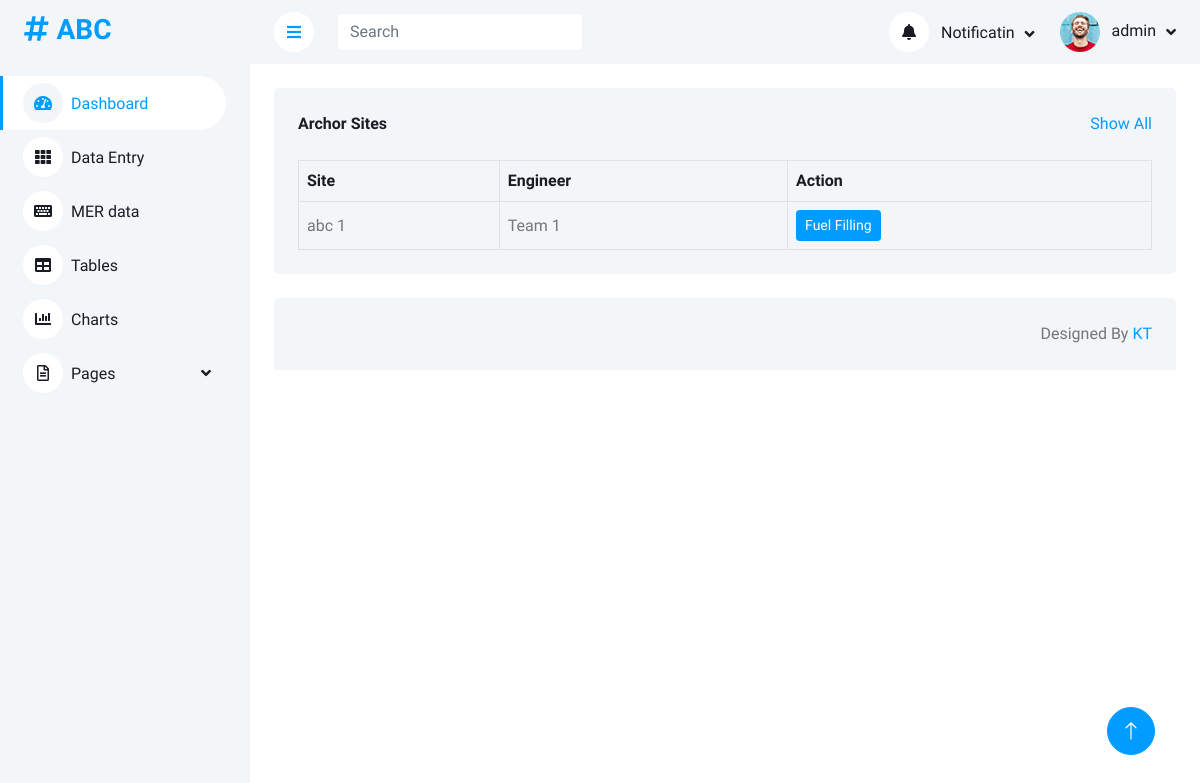
The app's page /data_entry/ (signed in), older data.
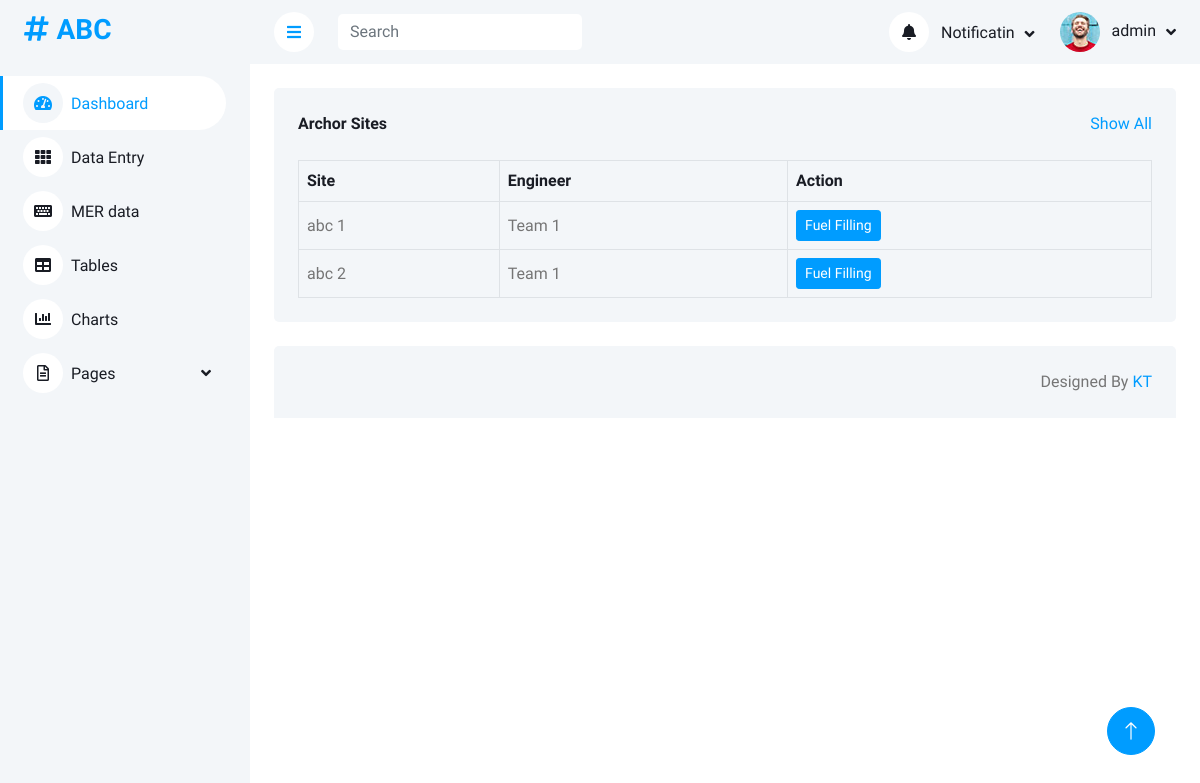
The same page, newer data.
### myapp/models.py (models this page shows, shortened)
class anchor_site(models.Model):
    site_id = models.CharField(max_length=255, blank=True, null=True)
    region = models.CharField(max_length=255, blank=True, null=True)
    township = models.CharField(max_length=255, blank=True, null=True)
    generator = models.ForeignKey(generator, on_delete=models.CASCADE)
    engineer = models.ForeignKey(team, on_delete=models.CASCADE)
    created_at = models.DateTimeField(auto_now_add=True)
    updated_at = models.DateTimeField(auto_now=True)

class team(models.Model):
    team_name = models.CharField(max_length=255)
    leader = models.ForeignKey(User, on_delete=models.CASCADE)
    created_at = models.DateTimeField(auto_now_add=True)
    updated_at = models.DateTimeField(auto_now=True)
    def __str__(self):
        return self.team_name

### myapp/views.py (the view, shortened to what this page needs)
# urls.py: path('data_entry/', data_entry.as_view(), name='data_entry'),
class data_entry(View):
    def get(self, request):
        gp = engineer_group.objects.get(team_member=request.user)
        archor = anchor_site.objects.filter(engineer=gp.team_name)
        context = {'archor':archor}
        return render(request, 'data_entry.html', context)

### templates/data_entry.html (shortened to what this page needs)
{% extends 'base.html' %}
{% load static %}
{% block content %}
<div class="container-fluid pt-4 px-4">
    <div class="bg-light text-center rounded p-4">
        <div class="d-flex align-items-center justify-content-between mb-4">
            <h6 class="mb-0">Archor Sites</h6>
            <a href="">Show All</a>
        </div>
        <div class="table-responsive">
            <table class="table text-start align-middle table-bordered table-hover mb-0">
                <thead>
                    <tr class="text-dark">
                        <th scope="col">Site</th>
                        <th scope="col">Engineer</th>
                        <th scope="col">Action</th>
                    </tr>
                </thead>
                <tbody id="dataentryArchorTbl">
                    {% for i in archor %}
                    <tr>
                        <td>{{i.site_id}}</td>
                        <td>{{i.engineer}}</td>
                        <td>
                            <a class="btn btn-sm btn-primary" data-bs-toggle="modal" data-bs-target="#fuelFillForm-{{i.id}}">Fuel
                                Filling</a>
                        </td>
                    </tr>
                    {% endfor %}
                </tbody>
            </table>
        </div>
    </div>
</div>
{% endblock content %}

### templates/base.html (shortened to what this page needs)
{% load static %}
<!DOCTYPE html>
<html lang="en">
<head>
    <link href="https://cdnjs.cloudflare.com/ajax/libs/font-awesome/5.10.0/css/all.min.css" rel="stylesheet">
    <link href="https://cdn.jsdelivr.net/npm/bootstrap-icons@1.4.1/font/bootstrap-icons.css" rel="stylesheet">
    <link href="{% static 'lib/owlcarousel/assets/owl.carousel.min.css' %}" rel="stylesheet">
    <link href="{% static 'lib/tempusdominus/css/tempusdominus-bootstrap-4.min.css' %}" rel="stylesheet" />
    <link href="{% static 'css/bootstrap.min.css' %}" rel="stylesheet">
    <link href="{% static 'css/style.css' %}" rel="stylesheet">
     <link rel="stylesheet" href="{% static 'DataTables/dataTables.bootstrap5.css' %}">
</head>
<body>
    <div class="container-xxl position-relative bg-white d-flex p-0">
        <div class="sidebar pe-4 pb-3">
            <nav class="navbar bg-light navbar-light">
                <a href="index.html" class="navbar-brand mx-4 mb-3">
                    <h3 class="text-primary"><i class="fa fa-hashtag me-2"></i>ABC</h3>
                </a>
                <div class="navbar-nav w-100">
                    <a href="{% url 'myapp:DashboardView' %}" class="nav-item nav-link active"><i class="fa fa-tachometer-alt me-2"></i>Dashboard</a>
                    <a href="{% url 'myapp:data_entry' %}" class="nav-item nav-link"><i class="fa fa-th me-2"></i>Data Entry</a>
                    <a href="{% url 'myapp:mer_report' %}" class="nav-item nav-link"><i class="fa fa-keyboard me-2"></i>MER data</a>
                    <a href="#" class="nav-item nav-link"><i class="fa fa-table me-2"></i>Tables</a>
                    <a href="#" class="nav-item nav-link"><i class="fa fa-chart-bar me-2"></i>Charts</a>
                    <div class="nav-item dropdown">
                        <a href="#" class="nav-link dropdown-toggle" data-bs-toggle="dropdown"><i class="far fa-file-alt me-2"></i>Pages</a>
                    </div>
                </div>
            </nav>
        </div>
        <div class="content">
            <nav class="navbar navbar-expand bg-light navbar-light sticky-top px-4 py-0">
                <a href="#" class="sidebar-toggler flex-shrink-0">
                    <i class="fa fa-bars"></i>
                </a>
                <form class="d-none d-md-flex ms-4">
                    <input class="form-control border-0" type="search" placeholder="Search">
                </form>
                <div class="navbar-nav align-items-center ms-auto">
                    <div class="nav-item dropdown">
                        <a href="#" class="nav-link dropdown-toggle" data-bs-toggle="dropdown">
                            <i class="fa fa-bell me-lg-2"></i>
                            <span class="d-none d-lg-inline-flex">Notificatin</span>
                        </a>
                    </div>
                    <div class="nav-item dropdown">
                        <a href="#" class="nav-link dropdown-toggle" data-bs-toggle="dropdown">
                            <img class="rounded-circle me-lg-2" src="{% static 'img/user.jpg' %}" alt="" style="width: 40px; height: 40px;">
                            <span class="d-none d-lg-inline-flex">{{request.user}}</span>
                        </a>
                    </div>
                </div>
            </nav>
            {% block content %}{% endblock content %}
            <div class="container-fluid pt-4 px-4">
                <div class="bg-light rounded-top p-4">
                    <div class="row">
                        <div class="col-12 col-sm-6 text-center text-sm-start">
                        </div>
                        <div class="col-12 col-sm-6 text-center text-sm-end">
                            Designed By <a href="#">KT</a>
                        </div>
                    </div>
                </div>
            </div>
        </div>
        <a href="#" class="btn btn-lg btn-primary btn-lg-square back-to-top"><i class="bi bi-arrow-up"></i></a>
    </div>
</body>
</html>

### static/css/style.css (style rules this page uses)
:root { --primary: #009CFF; --light: #F3F6F9; --dark: #191C24; }
.back-to-top { position: fixed; display: none; right: 45px; bottom: 45px; z-index: 99; }
.btn { transition: .5s; }
.btn.btn-primary { color: #FFFFFF; }
.btn-lg-square { width: 48px; height: 48px; }
.btn-square, .btn-sm-square, .btn-lg-square { padding: 0; display: inline-flex; align-items: center; justify-content: center; font-weight: normal; border-radius: 50px; }
.sidebar { position: fixed; top: 0; left: 0; bottom: 0; width: 250px; height: 100vh; overflow-y: auto; background: var(--light); transition: 0.5s; z-index: 999; }
.content { margin-left: 250px; min-height: 100vh; background: #FFFFFF; transition: 0.5s; }
@media (min-width: 992px) { .sidebar { margin-left: 0; } }
@media (min-width: 992px) { .content { width: calc(100% - 250px); } }
.sidebar .navbar .navbar-nav .nav-link { padding: 7px 20px; color: var(--dark); font-weight: 500; border-left: 3px solid var(--light); border-radius: 0 30px 30px 0; outline: none; }
.sidebar .navbar .navbar-nav .nav-link:hover, .sidebar .navbar .navbar-nav .nav-link.active { color: var(--primary); background: #FFFFFF; border-color: var(--primary); }
.sidebar .navbar .navbar-nav .nav-link i { width: 40px; height: 40px; display: inline-flex; align-items: center; justify-content: center; background: #FFFFFF; border-radius: 40px; }
.sidebar .navbar .navbar-nav .nav-link:hover i, .sidebar .navbar .navbar-nav .nav-link.active i { background: var(--light); }
.sidebar .navbar .dropdown-toggle::after { position: absolute; top: 15px; right: 15px; border: none; content: "\f107"; font-family: "Font Awesome 5 Free"; font-weight: 900; transition: .5s; }
.content .navbar .navbar-nav .nav-link { margin-left: 25px; padding: 12px 0; color: var(--dark); outline: none; }
.content .navbar .sidebar-toggler, .content .navbar .navbar-nav .nav-link i { width: 40px; height: 40px; display: inline-flex; align-items: center; justify-content: center; background: #FFFFFF; border-radius: 40px; }
.content .navbar .dropdown-toggle::after { margin-left: 6px; vertical-align: middle; border: none; content: "\f107"; font-family: "Font Awesome 5 Free"; font-weight: 900; transition: .5s; }

Row changes from the older to the newer data that the page shows:
added anchor_site: site_id "abc 2", engineer "Team 1"
